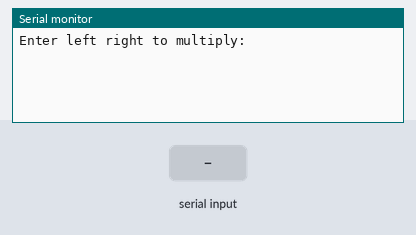
Simulated run of this sketch. Board: Arduino Uno, built with avr-gcc and run on an emulated ATmega328P. Parts: the last lines printed to the serial monitor. The inputs (shaded band) are chosen by the test bench.

Above: at 1.2 s.
1.3 s: "90 45\n" received over Serial
At 2.7 s:
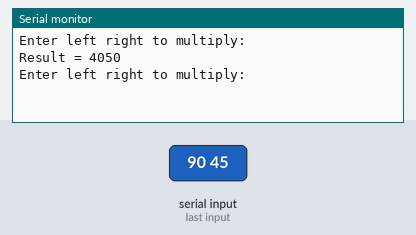
3.8 s: "30 150\n" received over Serial
At 5.7 s:
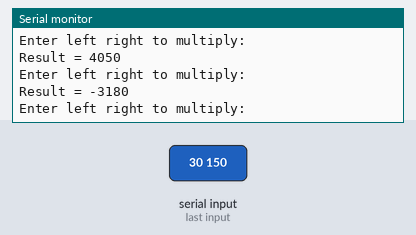

Measured:
- after the input at 1.3 s, the serial monitor: prints a new line after 1.1 s (image 1)
- after the input at 3.8 s, the serial monitor: prints a new line after 1.1 s (image 2)

The sketch:

lab3.ino
```cpp
short multiply(byte left, byte right)
{
  short result = 0;
  bool negate = false;

  //Write the code to multiply here

  if (left & (1<<7)) {
    left = ~left + 1;
    negate = !negate;
  }
  if (right & (1<<7)) {
    right = ~right + 1;
    negate = !negate;
  }

  // Left to the left,
  // Right to the right

  for (int i = 0; i < 8; i++) {
    if (right & 1) {
      result += (left << i);
    } else {

    }
    right = right >> 1;
  }

  if (negate) {
    result = ~result + 1;
  }

  return result;
}
void setup() {
  // put your setup code here, to run once:
  Serial.begin(115200);
  Serial.println("Enter left right to multiply: ");
}

void loop() {
  // put your main code here, to run repeatedly:
  if (Serial && (Serial.available() > 0)) {
    String input = Serial.readString();
    int left;
    int right;
    int i;

    for (i = 0;i < input.length();i++) {
      if (input.charAt(i) == ' ') {
        break;
      }
    }
    left = input.substring(0, i).toInt();
    right = input.substring(i+1).toInt();

    Serial.println("Result = " + String(multiply((byte)left, (byte)right), DEC));
    Serial.print("\n");
    Serial.println("Enter left right to multiply: ");
  }
  else {
    delay(115);
  }
}
```
